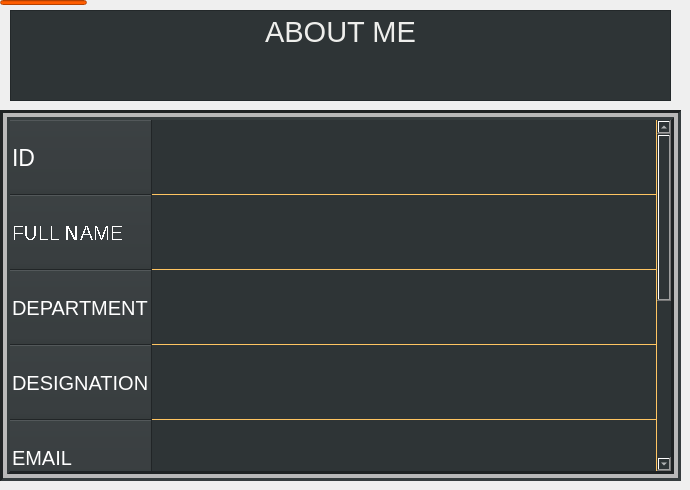
   <widget class="QWidget" name="overview">
    <attribute name="title">
     <string>overview</string>
    </attribute>
    <widget class="QLineEdit" name="lineEdit_2">
     <property name="geometry">
      <rect>
       <x>0</x>
       <y>0</y>
       <width>87</width>
       <height>5</height>
      </rect>
     </property>
     <property name="styleSheet">
      <string notr="true">background-color:rgb(255, 93, 0);</string>
     </property>
    </widget>
    <widget class="QTableWidget" name="tableWidget">
     <property name="enabled">
      <bool>true</bool>
     </property>
     <property name="geometry">
      <rect>
       <x>0</x>
       <y>110</y>
       <width>681</width>
       <height>371</height>
      </rect>
     </property>
     <property name="sizePolicy">
      <sizepolicy hsizetype="Fixed" vsizetype="Fixed">
       <horstretch>0</horstretch>
       <verstretch>0</verstretch>
      </sizepolicy>
     </property>
     <property name="styleSheet">
      <string notr="true">background-color: rgb(46, 52, 54);
color: rgb(255, 255, 255);
gridline-color: rgb(255, 197, 98);
selection-color: rgb(255, 197, 98);</string>
     </property>
     <property name="frameShape">
      <enum>QFrame::Box</enum>
     </property>
     <property name="lineWidth">
      <number>3</number>
     </property>
     <property name="midLineWidth">
      <number>4</number>
     </property>
     <property name="verticalScrollBarPolicy">
      <enum>Qt::ScrollBarAlwaysOn</enum>
     </property>
     <property name="horizontalScrollBarPolicy">
      <enum>Qt::ScrollBarAsNeeded</enum>
     </property>
     <property name="sizeAdjustPolicy">
      <enum>QAbstractScrollArea::AdjustToContents</enum>
     </property>
     <property name="autoScroll">
      <bool>false</bool>
     </property>
     <property name="autoScrollMargin">
      <number>9</number>
     </property>
     <property name="tabKeyNavigation">
      <bool>false</bool>
     </property>
     <property name="showDropIndicator" stdset="0">
      <bool>false</bool>
     </property>
     <property name="dragDropOverwriteMode">
      <bool>false</bool>
     </property>
     <property name="selectionMode">
      <enum>QAbstractItemView::NoSelection</enum>
     </property>
     <property name="selectionBehavior">
      <enum>QAbstractItemView::SelectRows</enum>
     </property>
     <property name="verticalScrollMode">
      <enum>QAbstractItemView::ScrollPerPixel</enum>
     </property>
     <property name="horizontalScrollMode">
      <enum>QAbstractItemView::ScrollPerPixel</enum>
     </property>
     <property name="showGrid">
      <bool>true</bool>
     </property>
     <property name="sortingEnabled">
      <bool>false</bool>
     </property>
     <property name="wordWrap">
      <bool>true</bool>
     </property>
     <property name="cornerButtonEnabled">
      <bool>false</bool>
     </property>
     <property name="rowCount">
      <number>9</number>
     </property>
     <property name="columnCount">
      <number>1</number>
     </property>
     <attribute name="horizontalHeaderVisible">
      <bool>false</bool>
     </attribute>
     <attribute name="horizontalHeaderCascadingSectionResizes">
      <bool>true</bool>
     </attribute>
     <attribute name="horizontalHeaderMinimumSectionSize">
      <number>100</number>
     </attribute>
     <attribute name="horizontalHeaderHighlightSections">
      <bool>true</bool>
     </attribute>
     <attribute name="horizontalHeaderShowSortIndicator" stdset="0">
      <bool>true</bool>
     </attribute>
     <attribute name="horizontalHeaderStretchLastSection">
      <bool>true</bool>
     </attribute>
     <attribute name="verticalHeaderVisible">
      <bool>true</bool>
     </attribute>
     <attribute name="verticalHeaderCascadingSectionResizes">
      <bool>true</bool>
     </attribute>
     <attribute name="verticalHeaderMinimumSectionSize">
      <number>15</number>
     </attribute>
     <attribute name="verticalHeaderDefaultSectionSize">
      <number>75</number>
     </attribute>
     <attribute name="verticalHeaderHighlightSections">
      <bool>true</bool>
     </attribute>
     <attribute name="verticalHeaderShowSortIndicator" stdset="0">
      <bool>true</bool>
     </attribute>
     <attribute name="verticalHeaderStretchLastSection">
      <bool>true</bool>
     </attribute>
     <row>
      <property name="text">
       <string>ID</string>
      </property>
      <property name="toolTip">
       <string notr="true"/>
      </property>
      <property name="whatsThis">
       <string notr="true"/>
      </property>
      <property name="font">
       <font>
        <pointsize>17</pointsize>
       </font>
      </property>
     </row>
     <row>
      <property name="text">
       <string notr="true">FULL NAME</string>
      </property>
      <property name="toolTip">
       <string notr="true"/>
      </property>
      <property name="whatsThis">
       <string notr="true"/>
      </property>
      <property name="font">
       <font>
        <pointsize>15</pointsize>
        <weight>50</weight>
        <bold>false</bold>
        <stylestrategy>NoAntialias</stylestrategy>
        <kerning>true</kerning>
       </font>
      </property>
     </row>
     <row>
      <property name="text">
       <string>DEPARTMENT</string>
      </property>
      <property name="font">
       <font>
        <pointsize>15</pointsize>
       </font>
      </property>
     </row>
     <row>
      <property name="text">
       <string>DESIGNATION</string>
      </property>
      <property name="font">
       <font>
        <pointsize>15</pointsize>
        <weight>50</weight>
        <bold>false</bold>
       </font>
      </property>
     </row>
     <row>
      <property name="text">
       <string>EMAIL</string>
      </property>
      <property name="font">
       <font>
        <pointsize>15</pointsize>
        <weight>50</weight>
        <bold>false</bold>
       </font>
      </property>
     </row>
     <row>
      <property name="text">
       <string>ADDRESS</string>
      </property>
      <property name="font">
       <font>
        <pointsize>15</pointsize>
        <weight>50</weight>
        <bold>false</bold>
       </font>
      </property>
     </row>
     <row>
      <property name="text">
       <string>PHONE</string>
      </property>
      <property name="font">
       <font>
        <pointsize>15</pointsize>
        <weight>50</weight>
        <bold>false</bold>
       </font>
      </property>
     </row>
     <row>
      <property name="text">
       <string>TASK</string>
      </property>
      <property name="font">
       <font>
        <pointsize>15</pointsize>
       </font>
      </property>
     </row>
     <row>
      <property name="text">
       <string>WAGE</string>
      </property>
      <property name="font">
       <font>
        <pointsize>15</pointsize>
       </font>
      </property>
     </row>
     <column>
      <property name="text">
       <string/>
      </property>
     </column>
     <item row="0" column="0">
      <property name="text">
       <string notr="true"/>
      </property>
      <property name="font">
       <font>
        <pointsize>17</pointsize>
       </font>
      </property>
      <property name="flags">
       <set>ItemIsSelectable</set>
      </property>
     </item>
     <item row="1" column="0">
      <property name="text">
       <string notr="true"/>
      </property>
      <property name="font">
       <font>
        <pointsize>17</pointsize>
       </font>
      </property>
      <property name="flags">
       <set>ItemIsSelectable</set>
      </property>
     </item>
     <item row="3" column="0">
      <property name="text">
       <string/>
      </property>
      <property name="font">
       <font>
        <pointsize>17</pointsize>
       </font>
      </property>
      <property name="flags">
       <set>ItemIsSelectable</set>
      </property>
     </item>
     <item row="4" column="0">
      <property name="text">
       <string/>
      </property>
      <property name="font">
       <font>
        <pointsize>17</pointsize>
       </font>
      </property>
      <property name="flags">
       <set>ItemIsSelectable</set>
      </property>
     </item>
     <item row="5" column="0">
      <property name="text">
       <string/>
      </property>
      <property name="font">
       <font>
        <pointsize>17</pointsize>
       </font>
      </property>
      <property name="flags">
       <set>ItemIsSelectable</set>
      </property>
     </item>
     <item row="6" column="0">
      <property name="text">
       <string/>
      </property>
      <property name="font">
       <font>
        <pointsize>17</pointsize>
       </font>
      </property>
      <property name="flags">
       <set>ItemIsSelectable</set>
      </property>
     </item>
    </widget>
    <widget class="QTextBrowser" name="ABOUTME">
     <property name="geometry">
      <rect>
       <x>10</x>
       <y>10</y>
       <width>661</width>
       <height>91</height>
      </rect>
     </property>
     <property name="styleSheet">
      <string notr="true">background-color: rgb(46, 52, 54);</string>
     </property>
     <property name="html">
      <string>&lt;!DOCTYPE HTML PUBLIC &quot;-//W3C//DTD HTML 4.0//EN&quot; &quot;http://www.w3.org/TR/REC-html40/strict.dtd&quot;&gt;
&lt;html&gt;&lt;head&gt;&lt;meta name=&quot;qrichtext&quot; content=&quot;1&quot; /&gt;&lt;style type=&quot;text/css&quot;&gt;
p, li { white-space: pre-wrap; }
&lt;/style&gt;&lt;/head&gt;&lt;body style=&quot; font-family:'Ubuntu'; font-size:11pt; font-weight:400; font-style:normal;&quot;&gt;
&lt;p align=&quot;center&quot; style=&quot; margin-top:0px; margin-bottom:0px; margin-left:0px; margin-right:0px; -qt-block-indent:0; text-indent:0px;&quot;&gt;&lt;span style=&quot; font-size:22pt; color:#eeeeec;&quot;&gt;ABOUT ME&lt;/span&gt;&lt;/p&gt;&lt;/body&gt;&lt;/html&gt;</string>
     </property>
    </widget>
   </widget>
